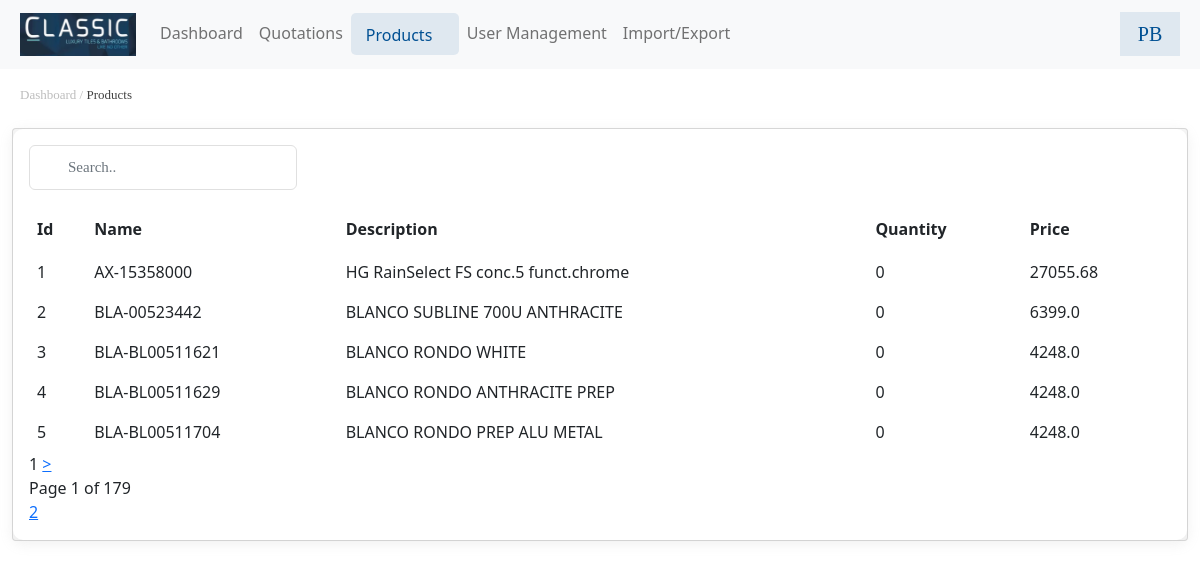
Screenshot of /products/ with the database file from the repository.
### app/models.py (models this page shows, shortened)
class Product(models.Model):
    name = models.CharField(max_length=100)
    description = models.TextField()
    quantity = models.PositiveIntegerField(default=0)
    selling_price = models.FloatField()

### app/views.py (the view)
# urls.py: path('products/', views.products, name='products'),
def products(request):
    prods = Product.objects.all()
    p = Paginator(prods, 5)
    page_number = request.GET.get('page')
    try:
        page_obj = p.get_page(page_number)  # returns the desired page object
    except PageNotAnInteger:
        page_obj = p.page(1)
    except EmptyPage:
        page_obj = p.page(p.num_pages)
    return render(request, "product.html", {"page_obj": page_obj})

### app/templates/product.html (shortened to what this page needs)
{% extends 'base.html' %}
{% load static %}
{% block pagenav %}
<div class="content-header tab-padding-left">
    <div class="container-fluid">
        <div class="row mb-2">
            <div class="col-sm-6">
                <p class="m-0 dashboard-sub-heading">Dashboard / <span style="color:#424242 !important;">Products</span></p>
            </div>
        </div>
    </div>
</div>
{% endblock pagenav %}
{% block main-content %}
<section class="content tab-padding-left">
    <div class="container-fluid">
        <div class="card">
            <div class="card-body quotations-card">
                <div class="row">
                    <div class="col-md-3">
                        <div class="form-group has-search">
                            <form action="" method="post">
                                <input type="text" class="form-control searchbox" placeholder="Search.." id="psearch"/>
                            </form>
                        </div>
                    </div>
                </div>
                <table class="table">
                    <thead>
                    <tr>
                        <th scope="col">Id</th>
                        <th scope="col">Name</th>
                        <th scope="col">Description</th>
                        <th scope="col">Quantity</th>
                        <th scope="col">Price</th>
                    </tr>
                    </thead>
                    <tbody id="productsearch">
                    {% for p in page_obj %}
                    <tr>
                        <td>{{p.id}}</td>
                        <td>{{p.name}}</td>
                        <td>{{p.description}}</td>
                        <td>{{p.quantity}}</td>
                        <td>{{p.selling_price}}</td>
                    </tr>
                        {% endfor %}
                    </tbody>
                </table>
                <div>
            <span>{{page_obj.number}}</span>
             {%if page_obj.has_next %}
              <a href="?page={{page_obj.next_page_number}}">></a>
           {% endif %}
            </div>
                <div>
                    Page {{page_obj.number}} of {{page_obj.paginator.num_pages}}
                </div>
                <div>
                    <a href="?page={{page_obj.next_page_number}}" >{{page_obj.number | add:1}} </a>
                </div>
            </div>
        </div>
    </div>
</section>
{% endblock main-content %}

### rows the page displays
Product: id "1", name "AX-15358000", description "HG RainSelect FS conc.5 funct.chrome", quantity "0", selling_price "27055.68"
Product: id "2", name "BLA-00523442", description "BLANCO SUBLINE 700U ANTHRACITE", quantity "0", selling_price "6399.0"
Product: id "3", name "BLA-BL00511621", description "BLANCO RONDO WHITE", quantity "0", selling_price "4248.0"
Product: id "4", name "BLA-BL00511629", description "BLANCO RONDO ANTHRACITE PREP", quantity "0", selling_price "4248.0"
Product: id "5", name "BLA-BL00511704", description "BLANCO RONDO PREP ALU METAL", quantity "0", selling_price "4248.0"

### other values shown
{{ page_obj.number }} "1"
{{ page_obj.paginator.num_pages }} "179"
{{ page_obj.number | add:1 }} "2"
